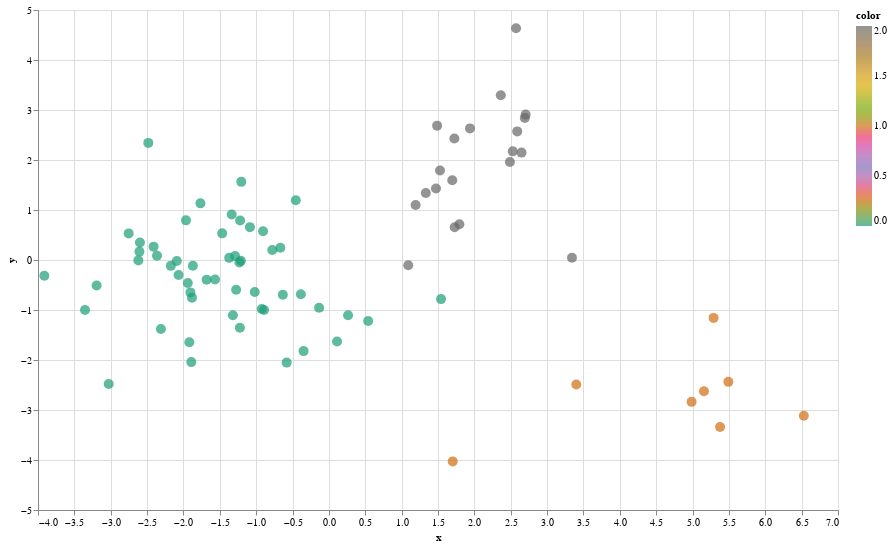

Write notebook code for a chart like this one.
### Code cell
model = AgglomerativeClustering(n_clusters=3)
colors = model.fit_predict(X)
projector = LinearDiscriminantAnalysis(n_components=2)
turkey_points = projector.fit_transform(X,colors)
interactiveDraw(turkey_points[:,0],turkey_points[:,1],data.dropna().iloc[:81,0],colors,(800,500))

### Figure 1 — Vega-Lite specification as saved in the notebook (floating-point values rounded to 4 significant figures)
{"config": {"view": {"continuousWidth": 300, "continuousHeight": 300}}, "data": {"name": "data-c81ba84eac0ff987dc74b8c858d36d1b"}, "mark": {"type": "circle", "size": 100}, "encoding": {"color": {"field": "color", "scale": {"scheme": "dark2"}, "type": "quantitative"}, "tooltip": [{"field": "label", "type": "nominal"}], "x": {"field": "x", "type": "quantitative"}, "y": {"field": "y", "type": "quantitative"}}, "height": 500, "params": [{"name": "param_6", "select": {"type": "interval", "encodings": ["x", "y"]}, "bind": "scales"}], "width": 800, "$schema": "https://vega.github.io/schema/vega-lite/v5.20.1.json", "datasets": {"data-c81ba84eac0ff987dc74b8c858d36d1b": [{"x": 2.573, "y": 4.636, "label": "İstanbul ", "color": 2}, {"x": -0.6337, "y": -0.6955, "label": "Tekirdağ", "color": 0}, {"x": 4.987, "y": -2.837, "label": "Edirne", "color": 1}, {"x": 1.542, "y": -0.782, "label": "Kırklareli ", "color": 0}, {"x": -2.091, "y": -0.02174, "label": "Balıkesir                  ", "color": 0}, {"x": 0.5399, "y": -1.222, "label": "Çanakkale", "color": 0}, {"x": 1.091, "y": -0.1064, "label": "İzmir ", "color": 2}, {"x": -1.211, "y": -0.01517, "label": "Aydın", "color": 0}, {"x": -2.605, "y": 0.1679, "label": "Denizli ", "color": 0}, {"x": -0.135, "y": -0.9559, "label": "Muğla", "color": 0}, {"x": -1.23, "y": -0.04787, "label": "Manisa", "color": 0}, {"x": -0.6677, "y": 0.2435, "label": "Afyonkarahisar  ", "color": 0}, {"x": -3.194, "y": -0.5099, "label": "Kütahya ", "color": 0}, {"x": -1.94, "y": -0.4594, "label": "Uşak", "color": 0}, {"x": -1.766, "y": 1.133, "label": "Bursa", "color": 0}, {"x": -2.753, "y": 0.5322, "label": "Eskişehir                 ", "color": 0}, {"x": 3.402, "y": -2.488, "label": "Bilecik", "color": 1}, {"x": 1.333, "y": 1.339, "label": "Kocaeli ", "color": 2}, {"x": -1.336, "y": 0.9093, "label": "Sakarya", "color": 0}, {"x": -1.467, "y": 0.5329, "label": "Düzce", "color": 0}, {"x": 0.1117, "y": -1.629, "label": "Bolu", "color": 0}, {"x": -1.221, "y": 0.7904, "label": "Yalova", "color": 0}, {"x": 1.725, "y": 2.429, "label": "Ankara ", "color": 2}, {"x": -2.067, "y": -0.2993, "label": "Konya", "color": 0}, {"x": -1.275, "y": -0.5948, "label": "Karaman", "color": 0}, {"x": -0.455, "y": 1.196, "label": "Antalya", "color": 0}, {"x": -1.682, "y": -0.3948, "label": "Isparta", "color": 0}, {"x": -1.567, "y": -0.3917, "label": "Burdur", "color": 0}, {"x": 2.364, "y": 3.295, "label": "Adana", "color": 2}, {"x": 1.527, "y": 1.791, "label": "Mersin", "color": 2}, {"x": 1.729, "y": 0.6543, "label": "Hatay", "color": 2}, {"x": -1.086, "y": 0.6571, "label": "Kahramanmaraş", "color": 0}, {"x": 0.2635, "y": -1.105, "label": "Osmaniye", "color": 0}, {"x": -1.291, "y": 0.08131, "label": "Kırıkkale", "color": 0}, {"x": -1.919, "y": -1.647, "label": "Aksaray", "color": 0}, {"x": -1.904, "y": -0.6482, "label": "Niğde", "color": 0}, {"x": -1.204, "y": 1.563, "label": "Nevşehir", "color": 0}, {"x": -0.5808, "y": -2.052, "label": "Kırşehir", "color": 0}, {"x": -2.411, "y": 0.2668, "label": "Kayseri", "color": 0}, {"x": -1.883, "y": -0.7525, "label": "Sivas", "color": 0}, {"x": -1.321, "y": -1.106, "label": "Yozgat", "color": 0}, {"x": -1.892, "y": -2.042, "label": "Zonguldak", "color": 0}, {"x": -2.173, "y": -0.1173, "label": "Karabük", "color": 0}, {"x": -2.599, "y": 0.3505, "label": "Bartın", "color": 0}, {"x": -2.483, "y": 2.342, "label": "Kastamonu", "color": 0}, {"x": -0.8916, "y": -0.9987, "label": "Çankırı", "color": 0}, {"x": -2.31, "y": -1.38, "label": "Sinop", "color": 0}, {"x": -3.913, "y": -0.3166, "label": "Samsun", "color": 0}, {"x": -2.62, "y": -0.007753, "label": "Tokat", "color": 0}, {"x": -2.364, "y": 0.08519, "label": "Çorum", "color": 0}, {"x": -3.028, "y": -2.48, "label": "Amasya", "color": 0}, {"x": -0.7785, "y": 0.1984, "label": "Trabzon", "color": 0}, {"x": -3.354, "y": -1.001, "label": "Ordu", "color": 0}, {"x": -1.87, "y": -0.1135, "label": "Giresun", "color": 0}, {"x": -0.9235, "y": -0.9803, "label": "Rize", "color": 0}, {"x": 1.794, "y": 0.7157, "label": "Artvin", "color": 2}, {"x": -1.965, "y": 0.7925, "label": "Gümüşhane", "color": 0}, {"x": -0.3482, "y": -1.822, "label": "Erzurum", "color": 0}, {"x": 2.705, "y": 2.908, "label": "Erzincan", "color": 2}, {"x": 2.589, "y": 2.572, "label": "Bayburt ", "color": 2}, {"x": 3.342, "y": 0.04404, "label": "Ağrı", "color": 2}, {"x": -0.3853, "y": -0.684, "label": "Kars", "color": 0}, {"x": -1.02, "y": -0.6413, "label": "Iğdır", "color": 0}, {"x": -1.224, "y": -1.354, "label": "Ardahan", "color": 0}, {"x": -0.9053, "y": 0.5749, "label": "Malatya", "color": 0}, {"x": -1.371, "y": 0.04294, "label": "Elâzığ", "color": 0}, {"x": 1.94, "y": 2.632, "label": "Bingöl", "color": 2}, {"x": 1.703, "y": -4.028, "label": "Tunceli", "color": 1}, {"x": 5.29, "y": -1.158, "label": "Van", "color": 1}, {"x": 2.528, "y": 2.173, "label": "Muş", "color": 2}, {"x": 5.493, "y": -2.437, "label": "Bitlis", "color": 1}, {"x": 6.53, "y": -3.116, "label": "Hakkari", "color": 1}, {"x": 1.488, "y": 2.687, "label": "Gaziantep", "color": 2}, {"x": 1.192, "y": 1.099, "label": "Adıyaman", "color": 2}, {"x": 5.157, "y": -2.627, "label": "Kilis", "color": 1}, {"x": 1.696, "y": 1.595, "label": "Şanlıurfa", "color": 2}, {"x": 2.694, "y": 2.838, "label": "Diyarbakır", "color": 2}, {"x": 1.472, "y": 1.43, "label": "Mardin", "color": 2}, {"x": 2.648, "y": 2.148, "label": "Batman", "color": 2}, {"x": 5.378, "y": -3.34, "label": "Şırnak", "color": 1}, {"x": 2.489, "y": 1.961, "label": "Siirt", "color": 2}]}}
